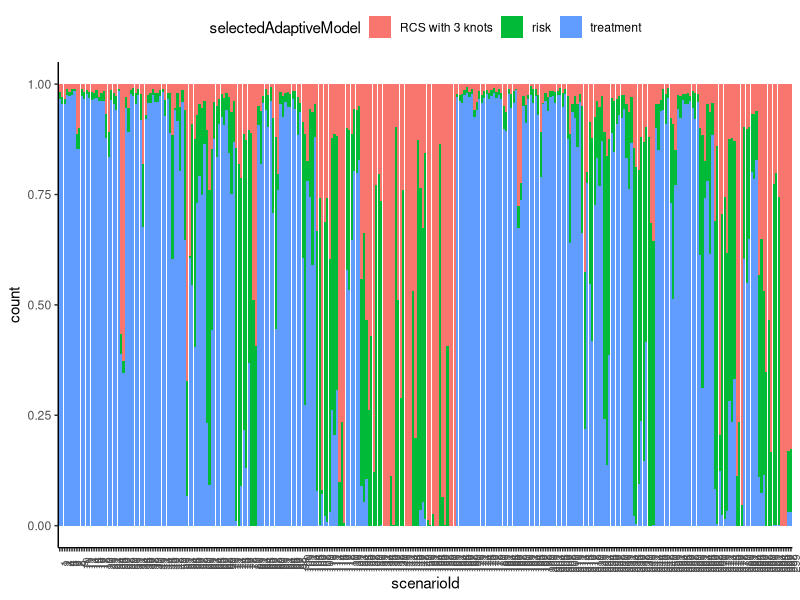

The R source for this figure:
#!/usr/bin/env Rscript

library(tidyverse)

adaptiveModel <- readr::read_csv("data/processed/adaptiveModel.csv") %>%
  mutate(scenarioId = as.factor(scenarioId))

p <- ggplot2::ggplot(
  data = adaptiveModel,
  ggplot2::aes(x = scenarioId, fill = selectedAdaptiveModel)
) +
  ggplot2::geom_bar(position = "fill") +
  theme_classic() +
  ggplot2::theme(
    legend.position = "top",
    axis.text.x = element_text(angle = 90, size = 8)
  ) 

ggsave(
  "figures/selectedModelAdaptive.tiff",
  p, 
  compression = "lzw", 
  width       = 600, 
  height      = 300,
  units       = "mm",
  dpi         = 300
)


